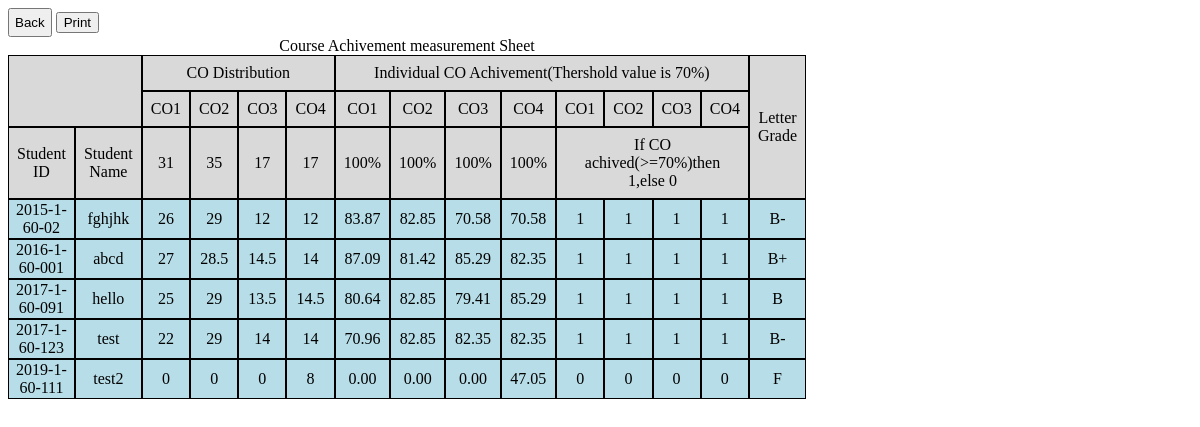
Screenshot of /co_achive.php with the database file from the repository.
### tables this page shows
CREATE TABLE `student` (
  `id` int(11) NOT NULL,
  `name` text NOT NULL,
  `student_id` text NOT NULL
);

### config/connect.php (called while the page is built, shortened)
<?php
class database {
 public $host=db_host;
 public $user=db_user;
 public $pass=db_pass;
 public $db=db_name;
 public $conn;
public function connection(){
     $this->conn =mysqli_connect($this->host,$this->user,$this->pass,$this->db);
     if(!$this->conn){
       echo "Conection failed";
     }
     else return 1;
}
public function select($query){
 return $this->result=mysqli_query($this->conn, $query);
}
public function process_mysql_array($info){
  $res=array();
  $c=0;
  foreach ($info as $key => $value) {
    if($c%2==1)$res[$key]=$value;
    $c++;
  }
  return $res;
}
public function get_sql_array($sql){
  $info=array();
  $res=$this->select($sql);
  while($row=mysqli_fetch_array($res)){
      $sub=$this->process_mysql_array($row);
      array_push($info, $sub);
   }
   return $info;
}
}
?>

### include_script.php (called while the page is built, shortened)
<?php
include "config/connect.php";
$db=new database();
?>

### co_achive.php (the view, shortened to what this page needs)
<?php
include "include_script.php";
$precision=2;
?>
<button type="button" class="btn_class" onclick="javascript:history.back()">Back</button>
<input type="button" name="btnprint" value="Print" onclick="PrintMe('DivID')"/>
<?php
$total_marks=0;
$sql="select
	    id,name,exam_in_taken,(co1+co2+co3+co4)/exam_in_taken as ratio
		from assessment
		order by name";
	$ex_info=$db->get_sql_array($sql);
	foreach($ex_info as $key => $value){
		$exam_in=$value['exam_in_taken'];
		$ratio=$value['ratio'];
		$obtained=$exam_in * $ratio ;
	$total_marks=$total_marks+$obtained;
}
?>
<div id="DivID">
<link rel="stylesheet" type="text/css" href="style/tabular.css">
<table class="table_style" cellspacing=0>
		<caption>Course Achivement measurement Sheet</caption>
		<tr>
			<td class="td_class1" colspan="2" rowspan="2"></td>
			<td class="td_class1" colspan="4">CO Distribution</td>
			<td class="td_class1" colspan="8">Individual CO Achivement(Thershold value is 70%)</td>
			<td class="td_class1" rowspan="3">Letter Grade</td>
		</tr>
		<tr>
			<td class="td_class1">CO1</td>
			<td class="td_class1">CO2</td>
			<td class="td_class1">CO3</td>
			<td class="td_class1">CO4</td>
			<td class="td_class1">CO1</td>
			<td class="td_class1">CO2</td>
			<td class="td_class1">CO3</td>
			<td class="td_class1">CO4</td>
			<td class="td_class1">CO1</td>
			<td class="td_class1">CO2</td>
			<td class="td_class1">CO3</td>
			<td class="td_class1">CO4</td>
    	</tr>
<?php
		$t1=0;
		$t2=0;$t3=0;$t4=0;
		$sql="select co1,co2,co3,co4
			from assessment";
			$info=$db->get_sql_array($sql);
			foreach($info as $key => $value){
				$t1=$t1+$value['co1'];
				$t2=$t2+$value['co2'];
				$t3=$t3+$value['co3'];
				$t4=$t4+$value['co4'];
			}
?>
		<tr>
			<td class="td_class1">Student ID</td>
			<td class="td_class1">Student Name</td>
			<td class="td_class1"><?php echo $t1; ?></td>
			<td class="td_class1"><?php echo $t2; ?></td>
			<td class="td_class1"><?php echo $t3; ?></td>
			<td class="td_class1"><?php echo $t4; ?></td>
			<td class="td_class1">100%</td>
			<td class="td_class1">100%</td>
			<td class="td_class1">100%</td>
			<td class="td_class1">100%</td>
			<td class="td_class1" colspan="4">If CO achived(>=70%)then 1,else 0</td>
		</tr>
<?php
$sql="select * from student
		order by student_id
	";
$info=$db->get_sql_array($sql);
foreach ($info as $key => $value) {
			$student_name=$value['name'];
			$student_id=$value['student_id'];
		$t_a_co1=0;
		$t_a_co2=0;
		$t_a_co3=0;
		$t_a_co4=0;
		$total_co1=0;
		$total_co2=0;
		$total_co3=0;
		$total_co4=0;
		$grand_total=0;
?>
		<tr>
			<td class="td_class2"><?php echo $student_id; ?></td>
			<td class="td_class2"><?php echo $student_name; ?></td>
<?php
$sql="select
	    id,(co1+co2+co3+co4)/exam_in_taken as ratio,co1,co2,co3,co4
		from assessment
		order by name";
	$ex_info=$db->get_sql_array($sql);
	foreach($ex_info as $key => $value){
		$a_id=$value['id'];
		$ratio=$value['ratio'];
		$a_co1=$value['co1'];
		$a_co2=$value['co2'];
		$a_co3=$value['co3'];
		$a_co4=$value['co4'];
		$t_a_co1=$t_a_co1+$a_co1;
		$t_a_co2=$t_a_co2+$a_co2;
		$t_a_co3=$t_a_co3+$a_co3;
		$t_a_co4=$t_a_co4+$a_co4;
	$sql="select * from result where student_id='$student_id' and a_id=$a_id";
	$info1=$db->get_sql_array($sql);
	$co1=0;
	$co2=0;
	$co3=0;
	$co4=0;
		foreach($info1 as $key => $value){
			$co1=$value['co1'];
			$co2=$value['co2'];
			$co3=$value['co3'];
			$co4=$value['co4'];
			}
?>
<?php
			$total=(float)$co1+$co2+$co3+$co4;
			$obtained=$total*$ratio;
			$total_co1=$total_co1+($co1*$ratio);
			$total_co2=$total_co2+($co2*$ratio);
			$total_co3=$total_co3+($co3*$ratio);
			$total_co4=$total_co4+($co4*$ratio);
			$grand_total=$grand_total+$obtained;
			$letter_grade="-";
		if($grand_total>=($total_marks * 0.97))$letter_grade="A+";
		else if($grand_total>=($total_marks * 0.9) && $grand_total<($total_marks * 0.97))$letter_grade="A";
		else if($grand_total>=($total_marks * 0.87) && $grand_total<($total_marks * 0.9))$letter_grade="A-";
		else if($grand_total>=($total_marks * 0.83) && $grand_total<($total_marks * 0.87))$letter_grade="B+";
		else if($grand_total>=($total_marks * 0.8) && $grand_total<($total_marks * 0.83))$letter_grade="B";
		else if($grand_total>=($total_marks * 0.77) && $grand_total<($total_marks * 0.8))$letter_grade="B-";
		else if($grand_total>=($total_marks * 0.73) && $grand_total<($total_marks * 0.77))$letter_grade="C+";
		else if($grand_total>=($total_marks * 0.7) && $grand_total<($total_marks * 0.73))$letter_grade="C";
		else if($grand_total>=($total_marks * 0.67) && $grand_total<($total_marks * 0.7))$letter_grade="C-";
		else if($grand_total>=($total_marks * 0.63) && $grand_total<($total_marks * 0.67))$letter_grade="D+";
		else if($grand_total>=($total_marks * 0.6) && $grand_total<($total_marks * 0.63))$letter_grade="D";
		else if($grand_total < $total_marks * 0.6)$letter_grade="F";
		else $letter_grade="I";
?>
<?php
}
		$achived_co1=($total_co1 /$t_a_co1)*100;
		$achived_co2=($total_co2 /$t_a_co2)*100;
		$achived_co3=($total_co3 /$t_a_co3)*100;
		$achived_co4=($total_co4 /$t_a_co4)*100;
?>
			<td class="td_class2"><?php echo $total_co1; ?></td>
			<td class="td_class2"><?php echo $total_co2; ?></td>
			<td class="td_class2"><?php echo $total_co3; ?></td>
			<td class="td_class2"><?php echo $total_co4; ?></td>
			<td class="td_class2"><?php echo substr(number_format($achived_co1, $precision+1, '.', ''), 0, -1); ?></td>
			<td class="td_class2"><?php echo substr(number_format($achived_co2, $precision+1, '.', ''), 0, -1); ?></td>
			<td class="td_class2"><?php echo substr(number_format($achived_co3, $precision+1, '.', ''), 0, -1); ?></td>
			<td class="td_class2"><?php echo substr(number_format($achived_co4, $precision+1, '.', ''), 0, -1); ?></td>
<?php
	$mark1=0;
	$mark2=0;
	$mark3=0;
	$mark4=0;
	if($achived_co1 >= 70)$mark1=1;
	else $mark1=0;
	if($achived_co2 >= 70)$mark2=1;
	else $mark2=0;
	if($achived_co3 >= 70)$mark3=1;
	else $mark3=0;
	if($achived_co4 >= 70)$mark4=1;
	else $mark4=0;
?>
			<td class="td_class2"><?php echo $mark1; ?></td>
			<td class="td_class2"><?php echo $mark2; ?></td>
			<td class="td_class2"><?php echo $mark3; ?></td>
			<td class="td_class2"><?php echo $mark4; ?></td>
			<td class="td_class2"><?php echo $letter_grade; ?></td>
		</tr>
<?php
}
?>
	</table>
</div>

### style/tabular.css (style rules this page uses)
.btn_class { padding: 5px; }
.td_class1 { border: solid 1px #000000; padding: 8px; background-color: #d9d9d9; text-align: center; }
.td_class2 { border: solid 1px #000000; background-color: #b7dee8; text-align: center; }
.table_style { width: 50%; }

### rows the page displays
student: student "2015-1-60-02", name "fghjhk", total_co1 "26", total_co2 "29", total_co3 "12", total_co4 "12", precision "83.87", precision "82.85", precision "70.58", mark1 "1", mark2 "1", mark3 "1", mark4 "1", letter_grade "B-"
student: student "2016-1-60-001", name "abcd", total_co1 "27", total_co2 "28.5", total_co3 "14.5", total_co4 "14", precision "87.09", precision "81.42", precision "85.29", precision "82.35", mark1 "1", mark2 "1", mark3 "1", mark4 "1", letter_grade "B+"
student: student "2017-1-60-091", name "hello", total_co1 "25", total_co2 "29", total_co3 "13.5", total_co4 "14.5", precision "80.64", precision "82.85", precision "79.41", precision "85.29", mark1 "1", mark2 "1", mark3 "1", mark4 "1", letter_grade "B"
student: student "2017-1-60-123", name "test", total_co1 "22", total_co2 "29", total_co3 "14", total_co4 "14", precision "70.96", precision "82.85", precision "82.35", mark1 "1", mark2 "1", mark3 "1", mark4 "1", letter_grade "B-"
student: student "2019-1-60-111", name "test2", total_co1 "0", total_co2 "0", total_co3 "0", total_co4 "8", precision "0.00", precision "47.05", mark1 "0", mark2 "0", mark3 "0", mark4 "0", letter_grade "F"

### other values shown
$t1 "31"
$t2 "35"
$t3 "17"
$t4 "17"
